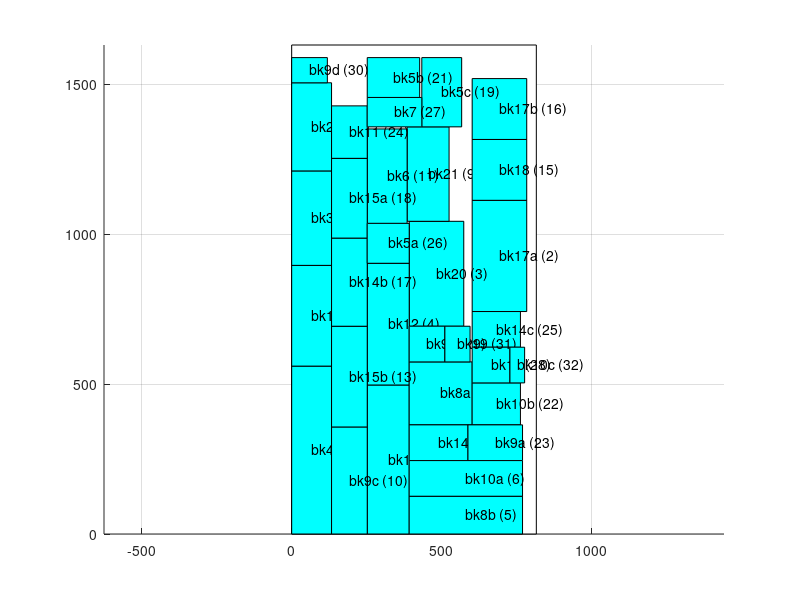

This chart was generated by the following MATLAB code:
axis equal;
hold on;
grid on;
cap_x=[ 0 0 816 816 0 ];
cap_y=[ 0 1631 1631 0 0 ];
fill(cap_x,cap_y,'w');
block_x=[ 0 133 133 0 0 ];
block_y=[ 0 0 560 560 0 ];
fill(block_x,block_y,'c');
text(66,280,'bk4 (0)');
block_x=[ 252 392 392 252 252 ];
block_y=[ 0 0 497 497 0 ];
fill(block_x,block_y,'c');
text(322,248,'bk13 (1)');
block_x=[ 602 784 784 602 602 ];
block_y=[ 742 742 1113 1113 742 ];
fill(block_x,block_y,'c');
text(693,927,'bk17a (2)');
block_x=[ 392 574 574 392 392 ];
block_y=[ 693 693 1043 1043 693 ];
fill(block_x,block_y,'c');
text(483,868,'bk20 (3)');
block_x=[ 252 392 392 252 252 ];
block_y=[ 497 497 903 903 497 ];
fill(block_x,block_y,'c');
text(322,700,'bk12 (4)');
block_x=[ 392 770 770 392 392 ];
block_y=[ 0 0 126 126 0 ];
fill(block_x,block_y,'c');
text(581,63,'bk8b (5)');
block_x=[ 392 770 770 392 392 ];
block_y=[ 126 126 245 245 126 ];
fill(block_x,block_y,'c');
text(581,185,'bk10a (6)');
block_x=[ 0 133 133 0 0 ];
block_y=[ 560 560 896 896 560 ];
fill(block_x,block_y,'c');
text(66,728,'bk1 (7)');
block_x=[ 392 602 602 392 392 ];
block_y=[ 364 364 574 574 364 ];
fill(block_x,block_y,'c');
text(497,469,'bk8a (8)');
block_x=[ 385 525 525 385 385 ];
block_y=[ 1043 1043 1358 1358 1043 ];
fill(block_x,block_y,'c');
text(455,1200,'bk21 (9)');
block_x=[ 133 252 252 133 133 ];
block_y=[ 0 0 357 357 0 ];
fill(block_x,block_y,'c');
text(192,178,'bk9c (10)');
block_x=[ 252 385 385 252 252 ];
block_y=[ 1036 1036 1351 1351 1036 ];
fill(block_x,block_y,'c');
text(318,1193,'bk6 (11)');
block_x=[ 0 133 133 0 0 ];
block_y=[ 896 896 1211 1211 896 ];
fill(block_x,block_y,'c');
text(66,1053,'bk3 (12)');
block_x=[ 133 252 252 133 133 ];
block_y=[ 357 357 693 693 357 ];
fill(block_x,block_y,'c');
text(192,525,'bk15b (13)');
block_x=[ 0 133 133 0 0 ];
block_y=[ 1211 1211 1505 1505 1211 ];
fill(block_x,block_y,'c');
text(66,1358,'bk2 (14)');
block_x=[ 602 784 784 602 602 ];
block_y=[ 1113 1113 1316 1316 1113 ];
fill(block_x,block_y,'c');
text(693,1214,'bk18 (15)');
block_x=[ 602 784 784 602 602 ];
block_y=[ 1316 1316 1519 1519 1316 ];
fill(block_x,block_y,'c');
text(693,1417,'bk17b (16)');
block_x=[ 133 252 252 133 133 ];
block_y=[ 693 693 987 987 693 ];
fill(block_x,block_y,'c');
text(192,840,'bk14b (17)');
block_x=[ 133 252 252 133 133 ];
block_y=[ 987 987 1253 1253 987 ];
fill(block_x,block_y,'c');
text(192,1120,'bk15a (18)');
block_x=[ 434 567 567 434 434 ];
block_y=[ 1358 1358 1589 1589 1358 ];
fill(block_x,block_y,'c');
text(500,1473,'bk5c (19)');
block_x=[ 392 588 588 392 392 ];
block_y=[ 245 245 364 364 245 ];
fill(block_x,block_y,'c');
text(490,304,'bk14a (20)');
block_x=[ 252 427 427 252 252 ];
block_y=[ 1456 1456 1589 1589 1456 ];
fill(block_x,block_y,'c');
text(339,1522,'bk5b (21)');
block_x=[ 602 763 763 602 602 ];
block_y=[ 364 364 504 504 364 ];
fill(block_x,block_y,'c');
text(682,434,'bk10b (22)');
block_x=[ 588 770 770 588 588 ];
block_y=[ 245 245 364 364 245 ];
fill(block_x,block_y,'c');
text(679,304,'bk9a (23)');
block_x=[ 133 252 252 133 133 ];
block_y=[ 1253 1253 1428 1428 1253 ];
fill(block_x,block_y,'c');
text(192,1340,'bk11 (24)');
block_x=[ 602 763 763 602 602 ];
block_y=[ 623 623 742 742 623 ];
fill(block_x,block_y,'c');
text(682,682,'bk14c (25)');
block_x=[ 252 392 392 252 252 ];
block_y=[ 903 903 1036 1036 903 ];
fill(block_x,block_y,'c');
text(322,969,'bk5a (26)');
block_x=[ 252 434 434 252 252 ];
block_y=[ 1358 1358 1456 1456 1358 ];
fill(block_x,block_y,'c');
text(343,1407,'bk7 (27)');
block_x=[ 602 728 728 602 602 ];
block_y=[ 504 504 623 623 504 ];
fill(block_x,block_y,'c');
text(665,563,'bk16 (28)');
block_x=[ 392 511 511 392 392 ];
block_y=[ 574 574 693 693 574 ];
fill(block_x,block_y,'c');
text(451,633,'bk9b (29)');
block_x=[ 0 119 119 0 0 ];
block_y=[ 1505 1505 1589 1589 1505 ];
fill(block_x,block_y,'c');
text(59,1547,'bk9d (30)');
block_x=[ 511 595 595 511 511 ];
block_y=[ 574 574 693 693 574 ];
fill(block_x,block_y,'c');
text(553,633,'bk19 (31)');
block_x=[ 728 777 777 728 728 ];
block_y=[ 504 504 623 623 504 ];
fill(block_x,block_y,'c');
text(752,563,'bk10c (32)');
